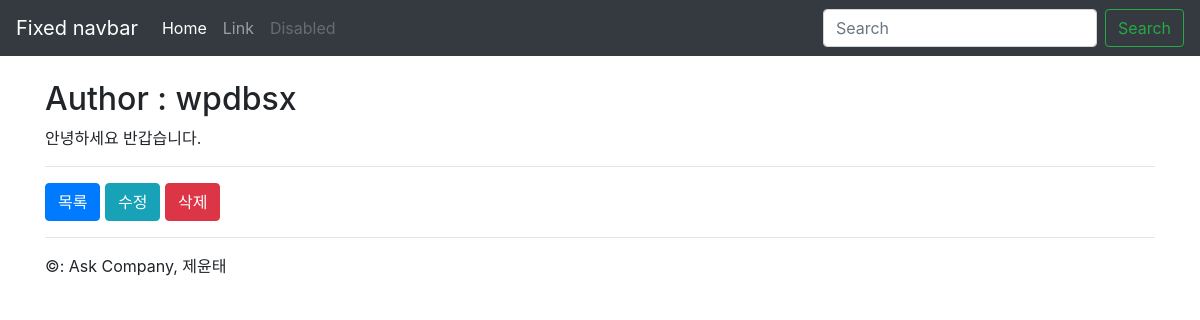
Before: /instagram/109/ (signed in) with the older database file.
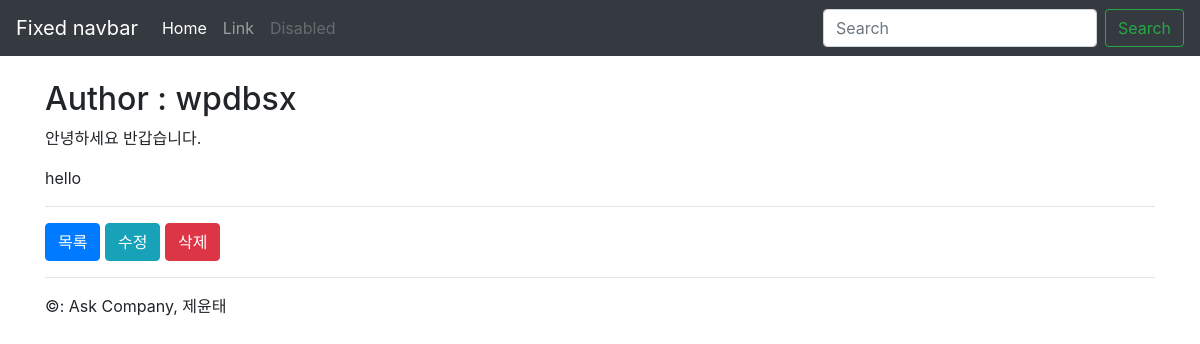
After: the same page with the newer database file.
### instagram/models.py (models this page shows, shortened)
class Post(models.Model) :
    author = models.ForeignKey(settings.AUTH_USER_MODEL, on_delete= models.CASCADE)
    message = models.TextField(
        validators=[MinLengthValidator(10)]
    )
    photo = models.ImageField(blank=True,upload_to='instagram/post/%Y/%m/%d')
    tag_set = models.ManyToManyField('Tag',blank=True)
    is_public = models.BooleanField(default=False,verbose_name='공개 여부')
    created_at = models.DateTimeField(auto_now_add=True)
    updated_at = models.DateTimeField(auto_now=True)
    class Meta :
        ordering = ['-id']

### instagram/views.py (the view)
class PostDetailView(DetailView):
    model =Post
    def  get_queryset(self):
        qs = super().get_queryset()
        if not self.request.user.is_authenticated :
            qs = qs.filter(is_public=True)
        return qs

### instagram/templates/instagram/post_detail.html (shortened to what this page needs)
{% extends "instagram/layout.html" %}
{% block content %}
    <h2>Author :
        {{post.author}}</h2>
    {{post.message|linebreaks}}
    <hr/>
    <a href="{% url 'instagram:post_list'%}" class="btn btn-primary">
        목록
    </a>
    <a href="{% url 'instagram:post_edit' post.pk %}" class="btn btn-info">
        수정
    </a>
    <a href="{% url 'instagram:post_delete' post.pk %}" class="btn btn-danger">
        삭제
    </a>
{% endblock content %}

### instagram/templates/instagram/layout.html (shortened to what this page needs)
{% load bootstrap4 static %}
<!doctype html>
<html lang='ko'>
    <head>
        <link
            rel="stylesheet"
            href="{% static 'bootstrap-4.5.3-dist/css/bootstrap.css' %}"/>
    </head>
    <body>
        <nav class="navbar navbar-expand-md navbar-dark fixed-top bg-dark">
            <a class="navbar-brand" href="#">Fixed navbar</a>
            <div class="collapse navbar-collapse" id="navbarCollapse">
                <ul class="navbar-nav mr-auto">
                    <li class="nav-item active">
                        <a class="nav-link" href="#">Home
                            <span class="sr-only">(current)</span></a>
                    </li>
                    <li class="nav-item">
                        <a class="nav-link" href="#">Link</a>
                    </li>
                    <li class="nav-item">
                        <a class="nav-link disabled" href="#" tabindex="-1" aria-disabled="true">Disabled</a>
                    </li>
                </ul>
                <form class="form-inline mt-2 mt-md-0">
                    <input
                        class="form-control mr-sm-2"
                        type="text"
                        placeholder="Search"
                        aria-label="Search">
                    <button class="btn btn-outline-success my-2 my-sm-0" type="submit">Search</button>
                </form>
            </div>
        </nav>
        <div class="container">
            <div class="row">
                <div class="col-sm-12">
                        {% block content %}{% endblock content %}
                        <hr/>
                        &copy: Ask Company, 제윤태
                    </div>
                </div>
            </div>
        </body>
    </html>

### instagram/templates/instagram/layout.html (style rules this page uses)
body { padding-top: 5rem; padding-bottom: 2rem; }

Changed rows visible on the page:
changed Post "wpdbsx": message "안녕하세요 반갑습니다." → "안녕하세요 반갑습니다. hello"
